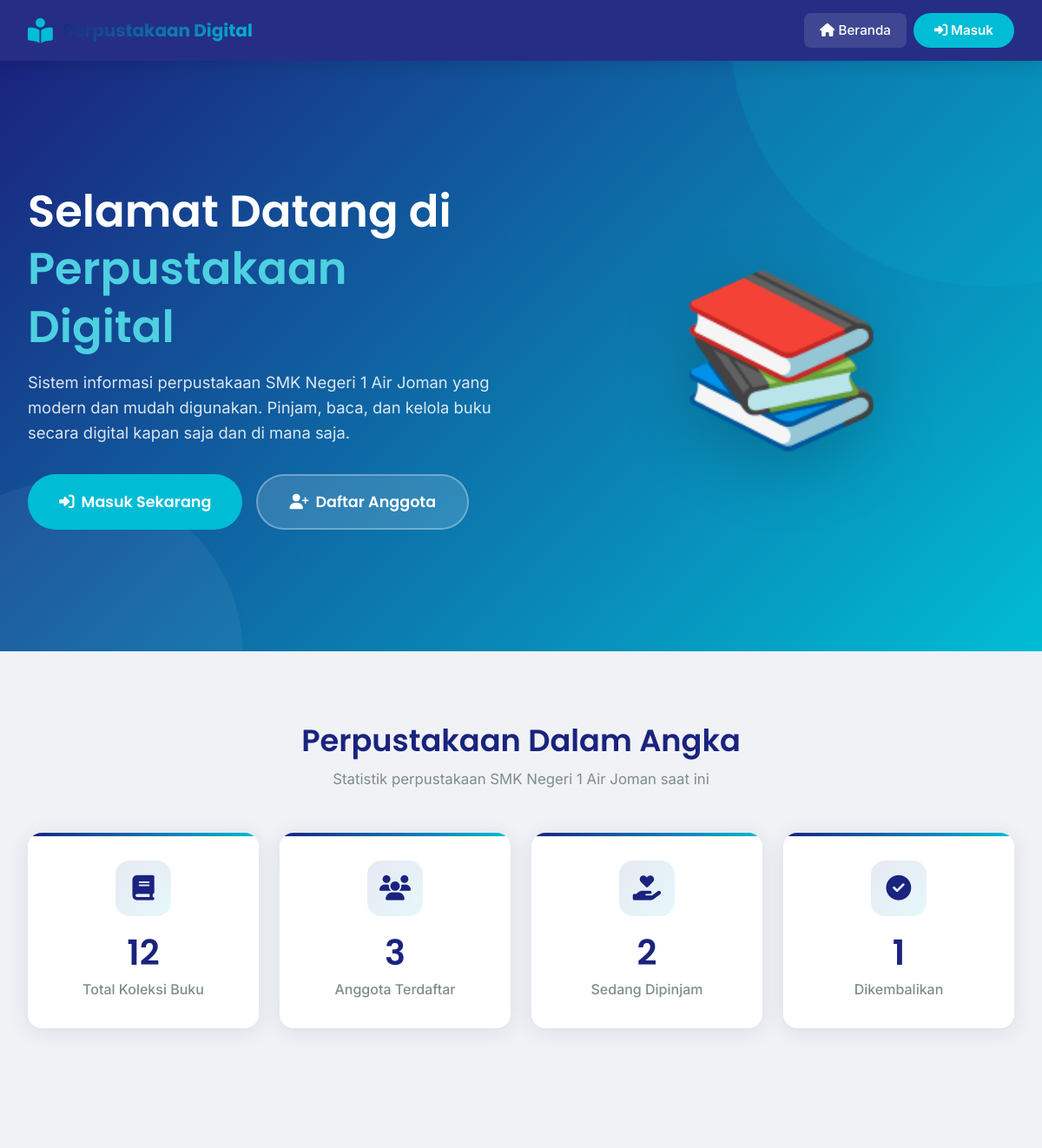
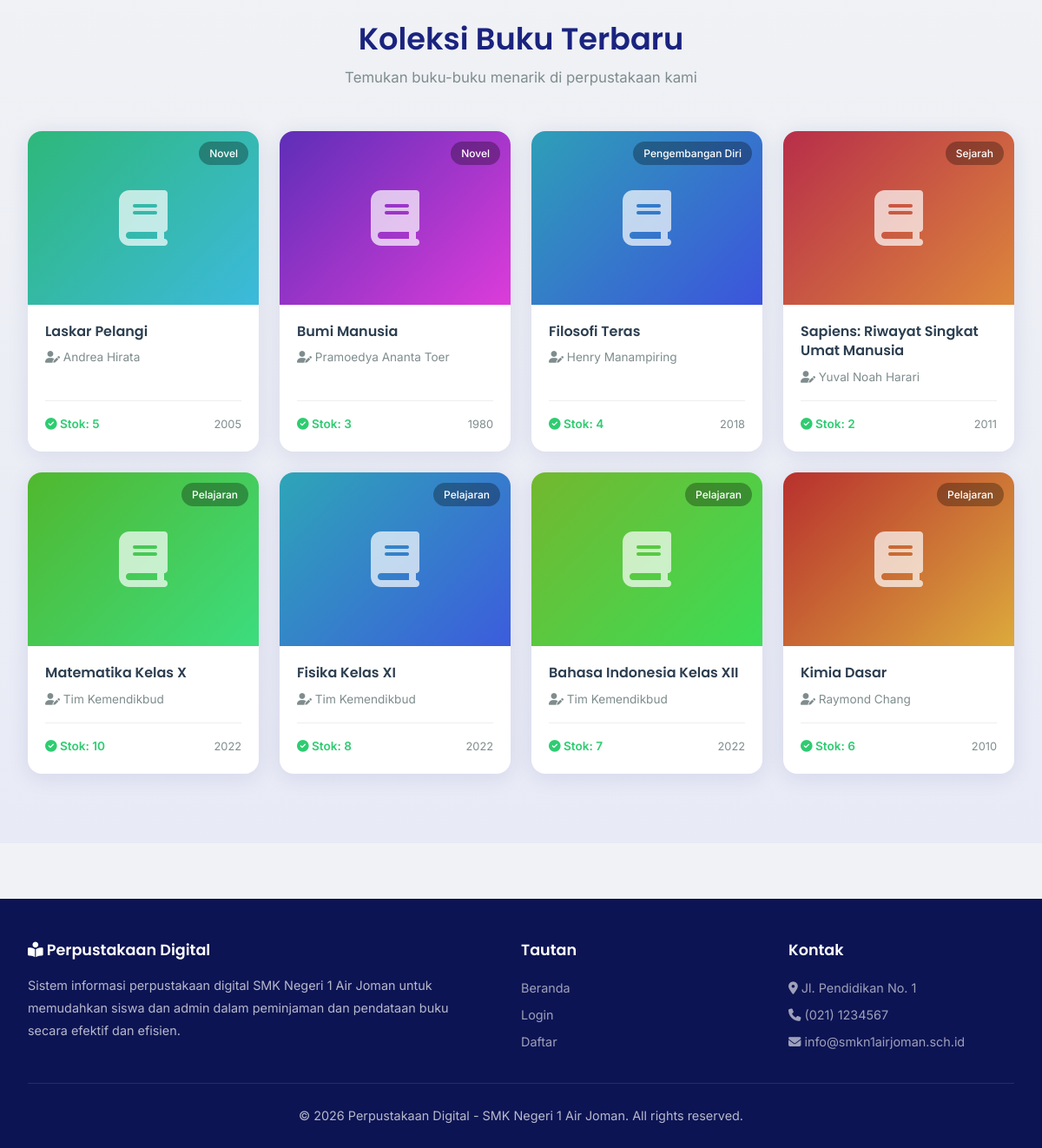
The app's page /web_perpus_sekolah/index.php with its own data (2 pictures, top to bottom).
### tables this page shows
CREATE TABLE IF NOT EXISTS buku (
    id INT AUTO_INCREMENT PRIMARY KEY,
    judul VARCHAR(200) NOT NULL,
    pengarang VARCHAR(100) NOT NULL,
    penerbit VARCHAR(100) DEFAULT NULL,
    tahun_terbit YEAR DEFAULT NULL,
    isbn VARCHAR(20) DEFAULT NULL,
    kategori VARCHAR(50) DEFAULT NULL,
    stok INT NOT NULL DEFAULT 0,
    cover VARCHAR(255) DEFAULT NULL,
    deskripsi TEXT DEFAULT NULL,
    created_at TIMESTAMP DEFAULT CURRENT_TIMESTAMP,
    updated_at TIMESTAMP DEFAULT CURRENT_TIMESTAMP ON UPDATE CURRENT_TIMESTAMP
);

### web_perpus_sekolah/config/database.php (called while the page is built, shortened)
<?php
$base_url = '/web_perpus_sekolah';
?>

### web_perpus_sekolah/includes/auth.php (called while the page is built, shortened)
<?php
function isLoggedIn() {
    return isset($_SESSION['user_id']);
}
function getCurrentUser() {
    return null;
}
?>

### web_perpus_sekolah/index.php (the view, shortened to what this page needs)
<?php
require_once 'config/database.php';
$totalBuku = $conn->query("SELECT COUNT(*) as total FROM buku")->fetch_assoc()['total'];
$totalAnggota = $conn->query("SELECT COUNT(*) as total FROM users WHERE role='siswa'")->fetch_assoc()['total'];
$totalPinjam = $conn->query("SELECT COUNT(*) as total FROM peminjaman WHERE status='dipinjam'")->fetch_assoc()['total'];
$totalKembali = $conn->query("SELECT COUNT(*) as total FROM peminjaman WHERE status='dikembalikan'")->fetch_assoc()['total'];
$latestBooks = $conn->query("SELECT * FROM buku ORDER BY created_at DESC LIMIT 8");
require_once 'includes/header.php';
?>
<section class="hero">
    <div class="hero-content">
        <div class="hero-text">
            <h1>Selamat Datang di<br><span class="highlight"><?= APP_NAME ?></span></h1>
            <p>Sistem informasi perpustakaan <?= SCHOOL_NAME ?> yang modern dan mudah digunakan. Pinjam, baca, dan kelola buku secara digital kapan saja dan di mana saja.</p>
            <div class="hero-buttons">
                <a href="<?= $base_url ?>/login.php" class="btn btn-primary btn-lg">
                    <i class="fas fa-sign-in-alt"></i> Masuk Sekarang
                </a>
                <a href="<?= $base_url ?>/register.php" class="btn btn-secondary btn-lg">
                    <i class="fas fa-user-plus"></i> Daftar Anggota
                </a>
            </div>
        </div>
        <div class="hero-visual">
            <div class="book-stack">📚</div>
        </div>
    </div>
</section>
<section class="stats-section">
    <div class="section-title">
        <h2>Perpustakaan Dalam Angka</h2>
        <p>Statistik perpustakaan <?= SCHOOL_NAME ?> saat ini</p>
    </div>
    <div class="stats-grid">
        <div class="stat-card animate-fade-up">
            <div class="stat-icon"><i class="fas fa-book"></i></div>
            <h3><?= $totalBuku ?></h3>
            <p>Total Koleksi Buku</p>
        </div>
        <div class="stat-card animate-fade-up delay-1">
            <div class="stat-icon"><i class="fas fa-users"></i></div>
            <h3><?= $totalAnggota ?></h3>
            <p>Anggota Terdaftar</p>
        </div>
        <div class="stat-card animate-fade-up delay-2">
            <div class="stat-icon"><i class="fas fa-hand-holding-heart"></i></div>
            <h3><?= $totalPinjam ?></h3>
            <p>Sedang Dipinjam</p>
        </div>
        <div class="stat-card animate-fade-up delay-3">
            <div class="stat-icon"><i class="fas fa-check-circle"></i></div>
            <h3><?= $totalKembali ?></h3>
            <p>Dikembalikan</p>
        </div>
    </div>
</section>
<section class="books-section">
    <div class="section-title">
        <h2>Koleksi Buku Terbaru</h2>
        <p>Temukan buku-buku menarik di perpustakaan kami</p>
    </div>
    <div class="books-grid">
        <?php while ($buku = $latestBooks->fetch_assoc()): ?>
        <div class="book-card">
            <div class="book-cover" style="background: linear-gradient(135deg,
                hsl(<?= (crc32($buku['judul']) % 360) ?>, 60%, 45%),
                hsl(<?= (crc32($buku['judul']) % 360 + 40) ?>, 70%, 55%));">
                <i class="fas fa-book"></i>
                <span class="kategori-badge"><?= htmlspecialchars($buku['kategori']) ?></span>
            </div>
            <div class="book-info">
                <h4><?= htmlspecialchars($buku['judul']) ?></h4>
                <p class="author"><i class="fas fa-user-pen"></i> <?= htmlspecialchars($buku['pengarang']) ?></p>
                <div class="book-meta">
                    <span class="stock <?= $buku['stok'] > 0 ? 'available' : 'empty' ?>">
                        <i class="fas fa-<?= $buku['stok'] > 0 ? 'check-circle' : 'times-circle' ?>"></i>
                        Stok: <?= $buku['stok'] ?>
                    </span>
                    <span style="font-size:0.8rem;color:var(--text-light);"><?= $buku['tahun_terbit'] ?></span>
                </div>
            </div>
        </div>
        <?php endwhile; ?>
    </div>
</section>
<?php require_once 'includes/footer.php'; ?>

### web_perpus_sekolah/includes/header.php (shortened to what this page needs)
<?php
require_once __DIR__ . '/../config/database.php';
require_once __DIR__ . '/auth.php';
$currentUser = getCurrentUser();
$currentPage = basename($_SERVER['PHP_SELF'], '.php');
?>
<!DOCTYPE html>
<html lang="id">
<head>
    <link rel="stylesheet" href="<?= $base_url ?>/assets/css/style.css">
    <link rel="stylesheet" href="https://cdnjs.cloudflare.com/ajax/libs/font-awesome/6.5.0/css/all.min.css">
</head>
<body>
<?php if (!isset($hideNavbar) || !$hideNavbar): ?>
<nav class="navbar">
    <a href="<?= $base_url ?>/" class="logo">
        <i class="fas fa-book-open-reader"></i>
        <span><?= APP_NAME ?></span>
    </a>
    <div class="nav-links">
        <a href="<?= $base_url ?>/" class="<?= $currentPage == 'index' ? 'active' : '' ?>">
            <i class="fas fa-home"></i> Beranda
        </a>
        <?php if ($currentUser): ?>
            <?php if (isAdmin()): ?>
                <a href="<?= $base_url ?>/admin/dashboard.php">
                    <i class="fas fa-tachometer-alt"></i> Dashboard
                </a>
            <?php else: ?>
                <a href="<?= $base_url ?>/siswa/dashboard.php">
                    <i class="fas fa-tachometer-alt"></i> Dashboard
                </a>
            <?php endif; ?>
            <a href="<?= $base_url ?>/logout.php" class="btn-login">
                <i class="fas fa-sign-out-alt"></i> Logout
            </a>
        <?php else: ?>
            <a href="<?= $base_url ?>/login.php" class="btn-login">
                <i class="fas fa-sign-in-alt"></i> Masuk
            </a>
        <?php endif; ?>
    </div>
</nav>
<?php endif; ?>

### web_perpus_sekolah/includes/footer.php (shortened to what this page needs)
<footer class="footer">
    <div class="footer-content">
        <div>
            <h4><i class="fas fa-book-open-reader"></i> <?= APP_NAME ?></h4>
            <p>Sistem informasi perpustakaan digital <?= SCHOOL_NAME ?> untuk memudahkan siswa dan admin dalam
                peminjaman dan pendataan buku secara efektif dan efisien.</p>
        </div>
        <div>
            <h4>Tautan</h4>
            <div class="footer-links">
                <a href="<?= $base_url ?>/">Beranda</a>
                <a href="<?= $base_url ?>/login.php">Login</a>
                <a href="<?= $base_url ?>/register.php">Daftar</a>
            </div>
        </div>
        <div>
            <h4>Kontak</h4>
            <div class="footer-links">
                <a href="#"><i class="fas fa-map-marker-alt"></i> Jl. Pendidikan No. 1</a>
                <a href="#"><i class="fas fa-phone"></i> (021) 1234567</a>
                <a href="#"><i class="fas fa-envelope"></i> info@smkn1airjoman.sch.id</a>
            </div>
        </div>
    </div>
    <div class="footer-bottom">
        <p>&copy; <?= date('Y') ?> <?= APP_NAME ?> - <?= SCHOOL_NAME ?>. All rights reserved.</p>
    </div>
</footer>
</body>
</html>

### records on screen
buku: kategori "Novel", judul "Laskar Pelangi", pengarang "Andrea Hirata", stok "5", tahun_terbit "2005"
buku: kategori "Novel", judul "Bumi Manusia", pengarang "Pramoedya Ananta Toer", stok "3", tahun_terbit "1980"
buku: kategori "Pengembangan Diri", judul "Filosofi Teras", pengarang "Henry Manampiring", stok "4", tahun_terbit "2018"
buku: kategori "Sejarah", judul "Sapiens: Riwayat Singkat Umat Manusia", pengarang "Yuval Noah Harari", stok "2", tahun_terbit "2011"
buku: kategori "Pelajaran", judul "Matematika Kelas X", pengarang "Tim Kemendikbud", stok "10", tahun_terbit "2022"
buku: kategori "Pelajaran", judul "Fisika Kelas XI", pengarang "Tim Kemendikbud", stok "8", tahun_terbit "2022"
buku: kategori "Pelajaran", judul "Bahasa Indonesia Kelas XII", pengarang "Tim Kemendikbud", stok "7", tahun_terbit "2022"
buku: kategori "Pelajaran", judul "Kimia Dasar", pengarang "Raymond Chang", stok "6", tahun_terbit "2010"

### other values on screen
APP_NAME "Perpustakaan Digital"
SCHOOL_NAME "SMK Negeri 1 Air Joman"
$totalBuku "12"
$totalAnggota "3"
$totalPinjam "2"
$totalKembali "1"
